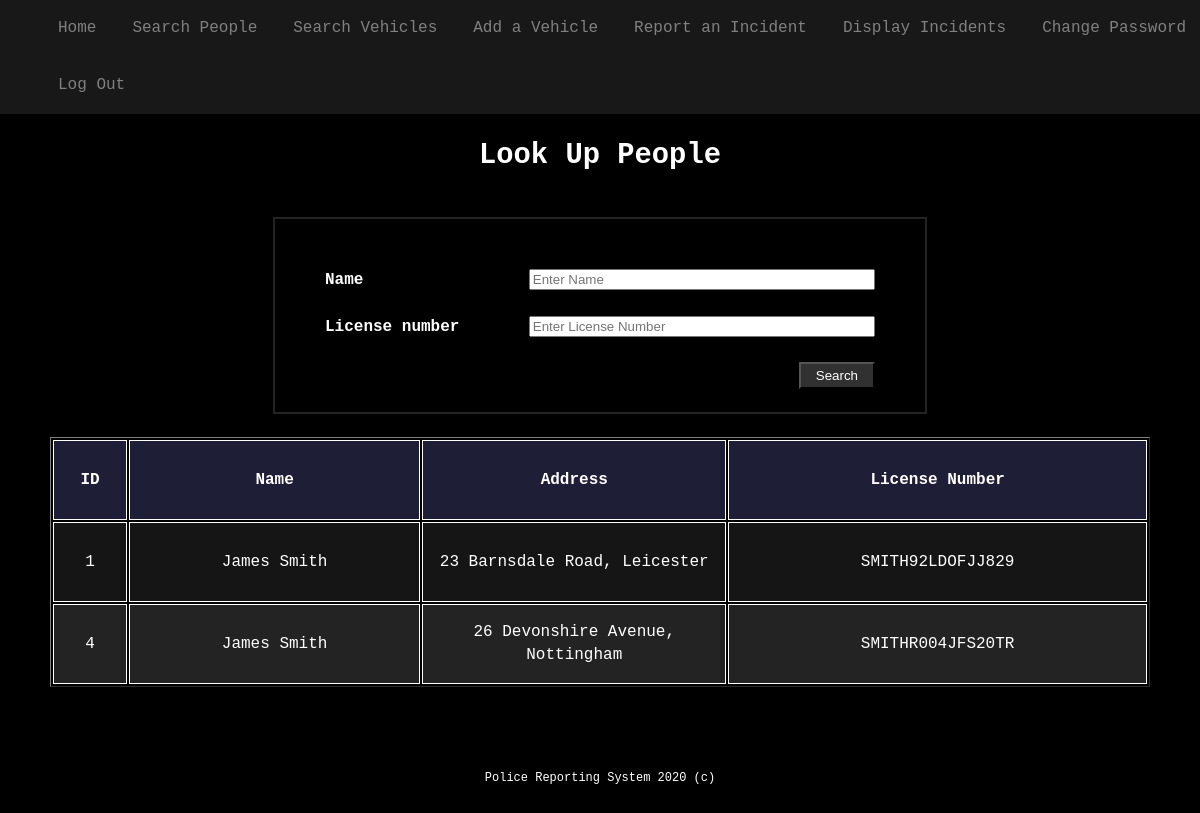
The page /lookupPeople.php?name=James Smith (signed in) on the database its author committed.
### tables this page shows
CREATE TABLE People (
  People_ID int(11) NOT NULL,
  People_name varchar(50) NOT NULL,
  People_address varchar(50) DEFAULT NULL,
  People_licence varchar(16) DEFAULT NULL
);

### src/lookupPeople.php (the view, shortened to what this page needs)
<?php
	include_once('header.php');
?>
<section class="main-content">
		<h2>Look Up People</h2>
	</section>
	<form action="lookupPeople.php" method="get">
		<div class="container-medium">
			<label for="name"><b>Name</b></label>
			<input type="text" placeholder="Enter Name" name="name" id="name">
			<br><br>
			<label for="license"><b>License number</b></label>
			<input type="text" placeholder="Enter License Number" name="license" id="license">
			<br><br>
			<button type="submit">Search</button>
		</div>
	</form>
	<br>
<?php
	if (isset($_GET['name']) || isset($_GET['license']) ) {
		$name = htmlspecialchars($_GET['name']);
		$license = htmlspecialchars($_GET['license']);
		$db = new PDO('mysql:host=localhost;dbname=officer', "binod123", "Binod012345@");
		$query = "SELECT * FROM People WHERE ";
		if (!empty($name)) {
			$query .= "People_name LIKE '%$name%' ";
		} elseif (!empty($license)) {
			$query .= "People_licence LIKE '%$license%'";
		}
		$stmt = $db->query($query);
		if (empty($stmt) || $stmt->rowCount() == 0) {
			echo("No person is found in the system.");
		} else {
?>
		<table border="1">
			<tr>
				<th>ID</th>
				<th>Name</th>
				<th>Address</th>
				<th>License Number</th>
			</tr>
<?php
			while ($row = $stmt->fetch(PDO::FETCH_ASSOC)) {
?>
			<tr>
				<td><?=$row['People_ID']?></td>
				<td><?=$row['People_name']?></td>
				<td><?=$row['People_address']?></td>
				<td><?=$row['People_licence']?></td>
			</tr>
<?php
			}
		}
	}
?>
	</table>
<?php
	include_once('footer.php');
?>

### src/style.css (style rules this page uses)
body { margin:0; background-color: black; color: white; font-family: "Lucida Console", Monaco, monospace; line-height: 1.45em; }
table { width: 1100px; margin: 0 auto; margin-bottom: 20px; text-align: center; }
th, td { border: 1px solid; }
th { background-color: rgb(30, 30, 55); }
td:nth-child(1) { width: 70px; }
td:nth-child(3) { width: 300px; }
tr:nth-child(even) { background-color: rgb(21, 21, 21); }
tr:nth-child(odd) { background-color: rgb(35, 35, 35); }
tr { height: 80px; }
.main-content { margin-top: 12%; margin-bottom: 4%; margin-left: 10%; margin-right: 10%; text-align: left; font-size: 1.20em; }
.main-content h2 { margin-bottom: 50px; text-align: center; }
.container-medium { width: 550px; margin: 0 auto; height: auto; border: 2px solid rgb(36, 36, 36); padding: 50px; }
input, textarea { float: right; }
input[type=text], input[type=password], input[type=number] { width: 61.5%; }
button { float: right; padding: 4px 15px; color: white; background-color: rgb(49, 49, 49); cursor: pointer; }

### rows shown on the page
people: People_ID "1", People_name "James Smith", People_address "23 Barnsdale Road, Leicester", People_licence "SMITH92LDOFJJ829"
people: People_ID "4", People_name "James Smith", People_address "26 Devonshire Avenue, Nottingham", People_licence "SMITHR004JFS20TR"
